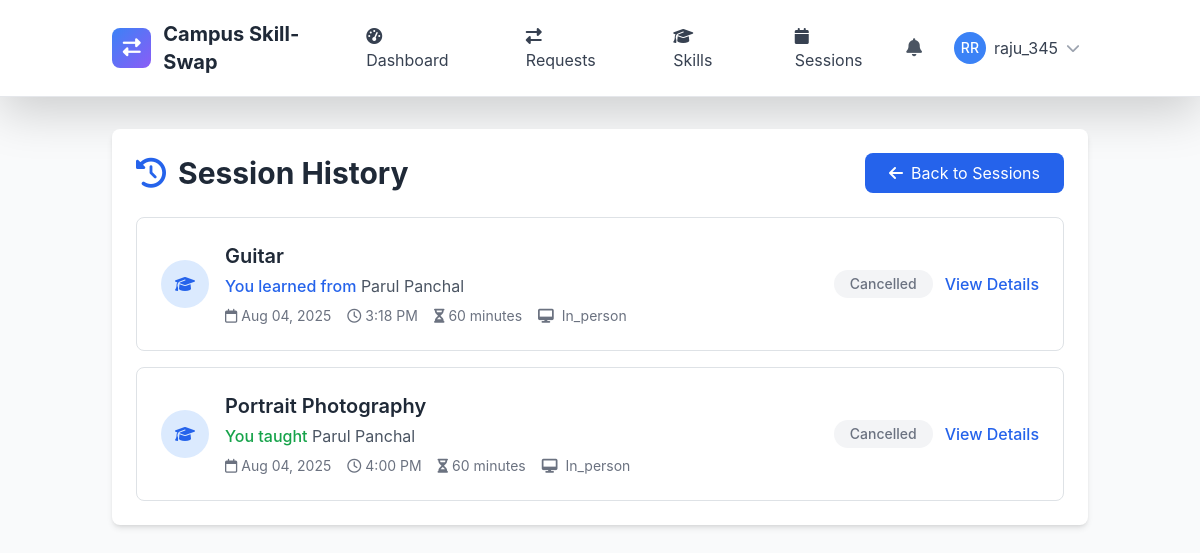
The page /sessions/history/ (signed in) on the database its author committed.
### skill_sessions/models.py (models this page shows, shortened)
class SkillSwapSession(models.Model):
    STATUS_CHOICES = [
        ('scheduled', 'Scheduled'),
        ('in_progress', 'In Progress'),
        ('completed', 'Completed'),
        ('cancelled', 'Cancelled'),
        ('no_show', 'No Show'),
    ]
    request = models.OneToOneField(SkillSwapRequest, on_delete=models.CASCADE, related_name='session')
    teacher = models.ForeignKey(User, on_delete=models.CASCADE, related_name='teaching_sessions')
    learner = models.ForeignKey(User, on_delete=models.CASCADE, related_name='learning_sessions')
    skill = models.ForeignKey('skills.Skill', on_delete=models.CASCADE, related_name='skill_sessions')
    scheduled_date = models.DateTimeField()
    duration_minutes = models.PositiveIntegerField(default=60)
    format = models.CharField(max_length=20, choices=[
        ('online', 'Online'),
        ('in_person', 'In-Person'),
    ])
    location = models.CharField(max_length=200, blank=True)
    meeting_link = models.URLField(blank=True, help_text="For online sessions")
    status = models.CharField(max_length=20, choices=STATUS_CHOICES, default='scheduled')
    started_at = models.DateTimeField(null=True, blank=True)
    ended_at = models.DateTimeField(null=True, blank=True)
    actual_duration = models.PositiveIntegerField(null=True, blank=True, help_text="Actual duration in minutes")
    teacher_notes = models.TextField(blank=True, help_text="Private notes for the teacher")
    learner_notes = models.TextField(blank=True, help_text="Private notes for the learner")
    session_summary = models.TextField(blank=True, help_text="What was covered in this session")
    created_at = models.DateTimeField(auto_now_add=True)
    updated_at = models.DateTimeField(auto_now=True)
    class Meta:
        ordering = ['scheduled_date']
        db_table = 'swapsession'

### skills/models.py (models this page shows, shortened)
class Skill(models.Model):
    name = models.CharField(max_length=100)
    category = models.ForeignKey(SkillCategory, on_delete=models.CASCADE, related_name='skills')
    description = models.TextField(blank=True)
    is_popular = models.BooleanField(default=False)
    created_at = models.DateTimeField(auto_now_add=True)
    updated_at = models.DateTimeField(auto_now=True)
    class Meta:
        ordering = ['category__name', 'name']
        unique_together = ['name', 'category']

### skill_sessions/views.py (the view)
# urls.py: path('history/', views.SessionHistoryView.as_view(), name='session_history'),
class SessionHistoryView(LoginRequiredMixin, ListView):
    model = SkillSwapSession
    template_name = 'skill_sessions/session_history.html'
    context_object_name = 'sessions'
    def get_queryset(self):
        return SkillSwapSession.objects.filter(
            scheduled_date__lt=timezone.now()
        ).filter(
            teacher=self.request.user
        ) | SkillSwapSession.objects.filter(
            scheduled_date__lt=timezone.now()
        ).filter(
            learner=self.request.user
        )

### templates/skill_sessions/session_history.html (shortened to what this page needs)
{% extends 'base.html' %}
{% load static %}
{% block content %}
<div class="container mx-auto px-4 py-8">
    <div class="bg-white rounded-lg shadow-md p-6">
        <div class="flex items-center justify-between mb-6">
            <h1 class="text-3xl font-bold text-gray-800">
                <i class="fas fa-history mr-3 text-blue-600"></i>Session History
            </h1>
            <a href="{% url 'skill_sessions:my_sessions' %}" class="bg-blue-600 hover:bg-blue-700 text-white px-4 py-2 rounded-lg transition-colors">
                <i class="fas fa-arrow-left mr-2"></i>Back to Sessions
            </a>
        </div>
        {% if sessions %}
            <div class="space-y-4">
                {% for session in sessions %}
                    <div class="border rounded-lg p-4 hover:shadow-md transition-shadow">
                        <div class="flex items-center justify-between">
                            <div class="flex-1">
                                <div class="flex items-center space-x-4">
                                    <div class="flex-shrink-0">
                                        <div class="w-12 h-12 bg-blue-100 rounded-full flex items-center justify-center">
                                            <i class="fas fa-graduation-cap text-blue-600"></i>
                                        </div>
                                    </div>
                                    <div class="flex-1">
                                        <h3 class="text-xl font-semibold text-gray-800">{{ session.skill.name }}</h3>
                                        <div class="text-gray-600 mt-1">
                                            {% if session.teacher == user %}
                                                <span class="text-green-600 font-medium">You taught</span>
                                                {{ session.learner.get_full_name|default:session.learner.username }}
                                            {% else %}
                                                <span class="text-blue-600 font-medium">You learned from</span>
                                                {{ session.teacher.get_full_name|default:session.teacher.username }}
                                            {% endif %}
                                        </div>
                                        <div class="flex items-center space-x-4 mt-2 text-sm text-gray-500">
                                            <span><i class="far fa-calendar mr-1"></i>{{ session.scheduled_date|date:"M d, Y" }}</span>
                                            <span><i class="far fa-clock mr-1"></i>{{ session.scheduled_date|time:"g:i A" }}</span>
                                            <span><i class="fas fa-hourglass-half mr-1"></i>{{ session.duration_minutes }} minutes</span>
                                            <span class="capitalize">
                                                <i class="fas fa-{{ session.format|yesno:'desktop,map-marker-alt' }} mr-1"></i>
                                                {{ session.format|capfirst }}
                                            </span>
                                        </div>
                                    </div>
                                </div>
                            </div>
                            <div class="flex items-center space-x-3">
                                <span class="status-badge status-{{ session.status }} px-3 py-1 rounded-full text-sm font-medium">
                                    {{ session.get_status_display }}
                                </span>
                                <a href="{% url 'skill_sessions:session_detail' session.id %}"
                                   class="text-blue-600 hover:text-blue-800 font-medium">
                                    View Details
                                </a>
                            </div>
                        </div>
                    </div>
                {% endfor %}
            </div>
        {% endif %}
    </div>
</div>
{% endblock %}

### templates/base.html (shortened to what this page needs)
{% load static %}
<!DOCTYPE html>
<html lang="en" class="h-full">
<head>
    <script src="https://cdn.tailwindcss.com"></script>
    <link href="https://cdn.jsdelivr.net/npm/bootstrap@5.3.2/dist/css/bootstrap.min.css" rel="stylesheet">
    <link rel="stylesheet" href="https://cdnjs.cloudflare.com/ajax/libs/font-awesome/6.5.1/css/all.min.css">
</head>
<body class="bg-gray-50 h-full">
    <nav class="bg-white shadow-lg border-b">
        <div class="container mx-auto px-4">
            <div class="flex justify-between items-center py-3">
                <div class="flex items-center space-x-3">
                    <div class="w-10 h-10 gradient-bg rounded-lg flex items-center justify-center">
                        <i class="fas fa-exchange-alt text-white text-lg"></i>
                    </div>
                    <a href="{% url 'core:home' %}" class="text-xl font-bold text-gray-800 hover:text-blue-600 transition-colors">
                        Campus Skill-Swap
                    </a>
                </div>
                <div class="hidden md:flex items-center space-x-6">
                    {% if user.is_authenticated %}
                        <a href="{% url 'core:dashboard' %}" class="nav-link px-3 py-2 text-gray-700 hover:text-blue-600 transition-colors">
                            <i class="fas fa-tachometer-alt mr-2"></i>Dashboard
                        </a>
                        <a href="{% url 'core:requests' %}" class="nav-link px-3 py-2 text-gray-700 hover:text-blue-600 transition-colors">
                            <i class="fas fa-exchange-alt mr-2"></i>Requests
                        </a>
                        <a href="{% url 'skills:skill_list' %}" class="nav-link px-3 py-2 text-gray-700 hover:text-blue-600 transition-colors">
                            <i class="fas fa-graduation-cap mr-2"></i>Skills
                        </a>
                        <a href="{% url 'skill_sessions:session_management' %}" class="nav-link px-3 py-2 text-gray-700 hover:text-blue-600 transition-colors">
                            <i class="fas fa-calendar mr-2"></i>Sessions
                        </a>
                    {% endif %}
                </div>
                <div class="flex items-center space-x-4">
                    {% if user.is_authenticated %}
                        <div class="relative">
                            <button id="notificationBtn" class="relative p-2 text-gray-600 hover:text-blue-600 transition-colors">
                                <i class="fas fa-bell text-lg"></i>
                            </button>
                        </div>
                        <div class="relative">
                            <button id="userMenuBtn" class="flex items-center space-x-2 p-2 rounded-lg hover:bg-gray-100 transition-colors">
                                {% if user.profile.profile_picture %}
                                    <img src="{{ user.profile.profile_picture.url }}" alt="Profile" class="w-8 h-8 rounded-full">
                                {% else %}
                                    <div class="w-8 h-8 bg-blue-500 rounded-full flex items-center justify-center">
                                        <span class="text-white text-sm font-medium">{{ user.first_name|first|upper }}{{ user.last_name|first|upper }}</span>
                                    </div>
                                {% endif %}
                                <span class="hidden md:block text-gray-700">{{ user.username}}</span>
                                <i class="fas fa-chevron-down text-gray-400 text-sm"></i>
                            </button>
                        </div>
                    {% endif %}
                </div>
            </div>
        </div>
    </nav>
    <main class="min-h-screen">
        {% block content %}{% endblock %}
    </main>
</body>
</html>

### templates/base.html (style rules this page uses)
:root { --primary-color: #3B82F6; --secondary-color: #10B981; --accent-color: #8B5CF6; --warning-color: #F59E0B; --danger-color: #EF4444; }
body { font-family: 'Inter', -apple-system, BlinkMacSystemFont, sans-serif; }
.gradient-bg { background: linear-gradient(135deg, var(--primary-color) 0%, var(--accent-color) 100%); }

### templates/skill_sessions/session_history.html (style rules this page uses)
.status-badge.status-cancelled { background-color: #F3F4F6; color: #6B7280; }

### rows shown on the page
SkillSwapSession: skill.name "Guitar", teacher.get_full_name "Parul Panchal", scheduled_date "Aug 04, 2025", scheduled_date "3:18 PM", duration_minutes "60", format "In_person", status "Cancelled"
SkillSwapSession: skill.name "Portrait Photography", learner.get_full_name "Parul Panchal", scheduled_date "Aug 04, 2025", scheduled_date "4:00 PM", duration_minutes "60", format "In_person", status "Cancelled"

### other values the page prints
{{ user.first_name|first|upper }} "R"
{{ user.last_name|first|upper }} "R"
{{ user.username }} "raju_345"
